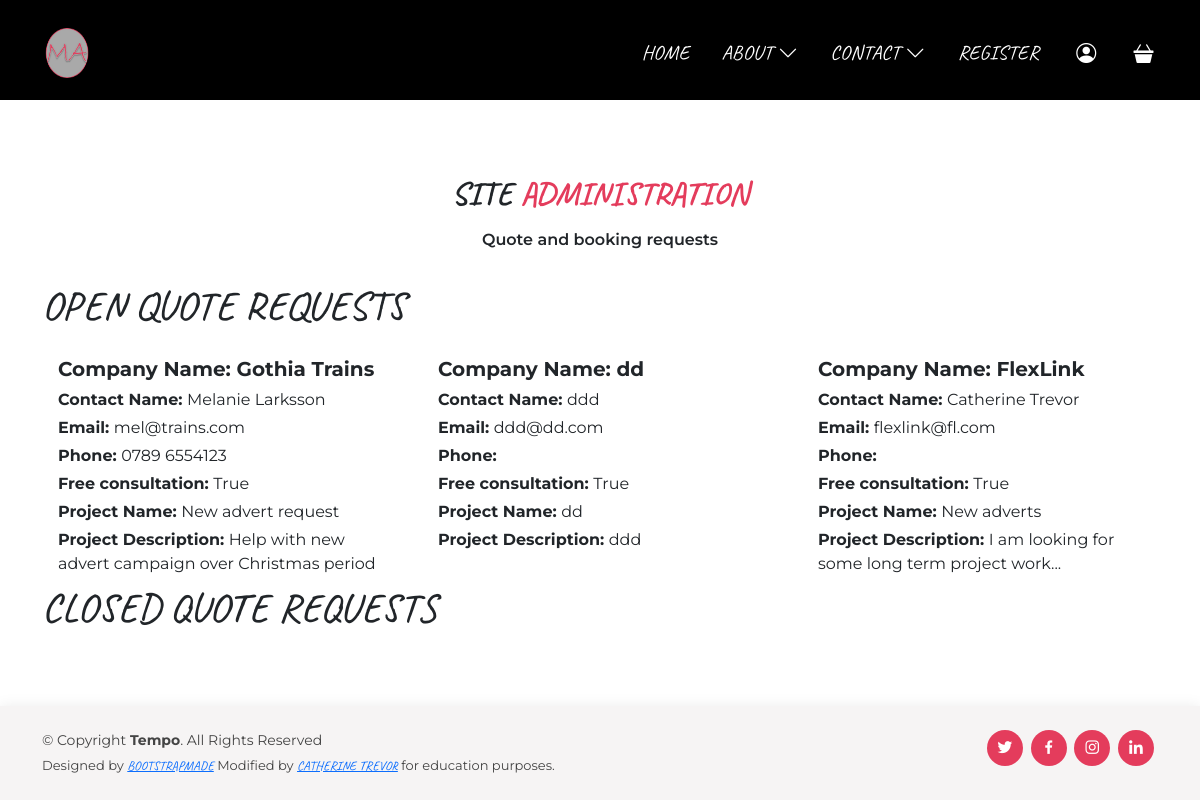
The page /administration/ on the database as committed earlier.
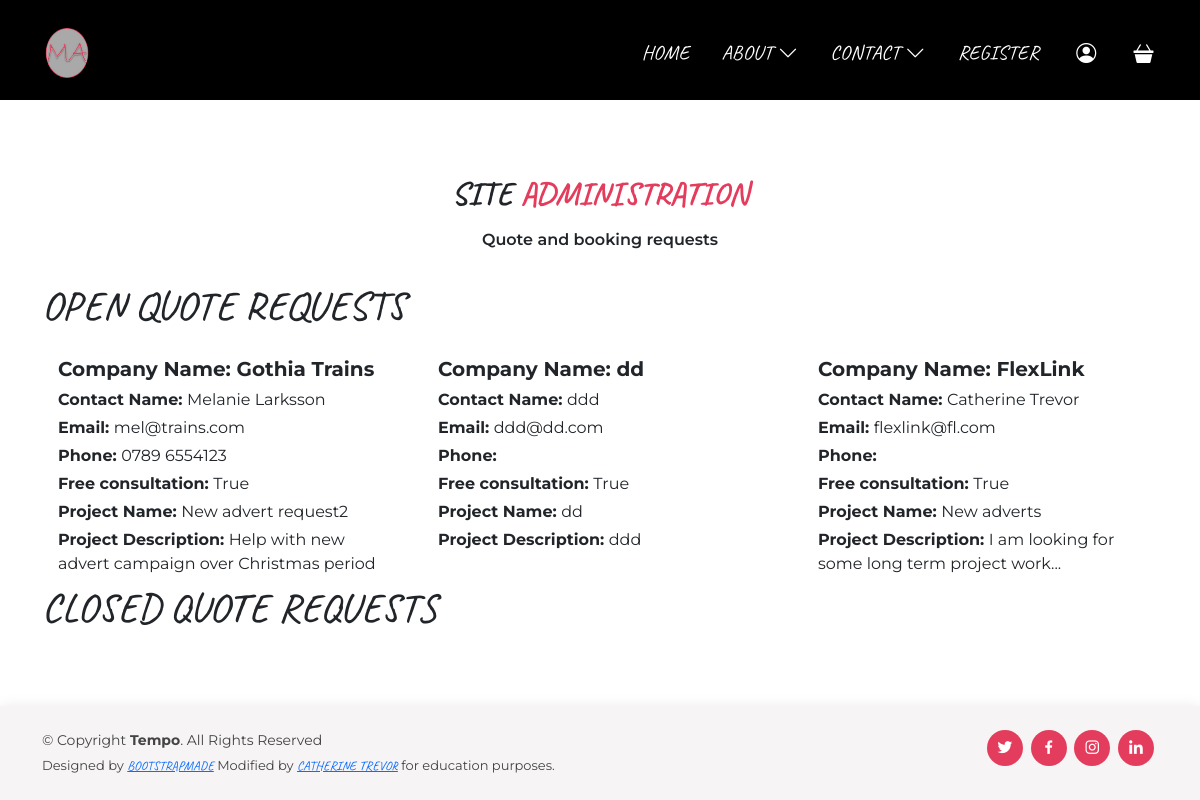
The same page on the database as committed later.
### contact/models.py (models this page shows, shortened)
class QuoteRequest(models.Model):
    status_options = (
        ('1', 'Update quote status'),
        ('2', 'Consultation requested'),
        ('3', 'Consultation booked, query closed'),
        ('4', 'Quote sent, query closed'),
    )
    id = models.BigAutoField(primary_key=True, default=uuid.uuid4())
    company_name = models.CharField(max_length=50, null=False, blank=False)
    full_name = models.CharField(max_length=50, null=False)
    request_date = models.DateTimeField(default=datetime.now)
    email = models.EmailField(max_length=254, null=False, blank=False)
    phone = PhoneField(blank=True)
    free_consultation_request = models.BooleanField()
    project_name = models.CharField(max_length=254)
    project_description = models.CharField(max_length=254)
    request_date = models.DateTimeField(auto_now_add=True)
    status = models.CharField(max_length=254, blank=True,
                              choices=status_options, default=1)
    query_closed = models.BooleanField()
    notes = models.TextField(blank=True)

### administration/views.py (the view)
# urls.py: path('', views.view_quotes, name='view_quotes'),
def view_quotes(request):
    requests = QuoteRequest.objects.all()
    context = {
        'requests': requests,
    }
    return render(request, 'administration/view_quotes.html', context)

### order_basket/contexts.py (called while the page is built, shortened)
def bag_contents(request):
    bag_items = []
    print('Start of process', bag_items)
    total = 0
    product_count = 0
    bag = request.session.get('bag', {})
    if total < settings.FREE_DELIVERY_THRESHOLD:
        delivery = total * Decimal(settings.STANDARD_DELIVERY_PERCENTAGE / 100)
        free_delivery_delta = settings.FREE_DELIVERY_THRESHOLD - total
    else:
        delivery = 0
        free_delivery_delta = 0
    grand_total = delivery + total
    context = {
        'bag_items': bag_items,
        'total': total,
        'product_count': product_count,
        'delivery': delivery,
        'free_delivery_delta': free_delivery_delta,
        'free_delivery_threshold': settings.FREE_DELIVERY_THRESHOLD,
        'grand_total': grand_total,
    }
    print('End of process', bag_items)
    return context

### administration/templates/administration/view_quotes.html (shortened to what this page needs)
{% extends "base.html" %}
{% load static %}
{% block extra_page_header  %}
{% include 'includes/additional_header.html' %}
{% endblock %}
{% block content %}
    <section id="products_overview">
        <div class="container">
            <div class="section-title">
                <h3>Site <span>Administration</span></h3>
                <p>
                    Quote and booking requests
                </p>
                </div>
            <div class="row">
                <h1>
                    Open Quote Requests
                </h1>
                {% for quote in requests %}
                    {% if quote.query_closed == False %}
                        <div class="col-sm-6 col-md-6 col-lg-4 col-xl-4">
                            <div class="card h-200 border-0">
                                <div class="card-body pb-0">
                                    <p class="lead font-weight-bold mb-0">Company Name: {{ quote.company_name }} {{ quote.consultation_status }}</p>
                                </div>
                                <div class="card-footer bg-white pt-0 border-0 text-left">
                                    <div class="row">
                                        <div class="col">
                                            <p class="mt-1 mb-0">
                                                <strong>Contact Name: </strong> {{ quote.full_name }}
                                            </p>
                                            <p class="mt-1 mb-0">
                                                <strong>Email: </strong> {{ quote.email }}
                                            </p>
                                            <p class="mt-1 mb-0">
                                                <strong>Phone: </strong> {{ quote.phone }}
                                            </p>
                                            <p class="mt-1 mb-0">
                                                <strong>Free consultation: </strong>  {{ quote.free_consultation_request }}
                                            </p>
                                            <p class="mt-1 mb-0">
                                                <strong>Project Name: </strong> {% if quote.project_name %} {{ quote.project_name }} {% else %} N/A {% endif %}
                                            </p>
                                            <p class="mt-1 mb-0">
                                                <strong>Project Description: </strong> {% if quote.project_description %} {{ quote.project_description }} {% else %} N/A {% endif %}
                                            </p>
                                        </div>
                                    </div>
                                </div>
                            </div>
                        </div>
                    {% endif %}
                {% endfor %}
            </div>
            <div class="row">
                <h1>
                    Closed Quote Requests
                </h1>
            </div>
        </div>
    </section>
{% endblock %}

Rows that differ between the two databases and show on the page:
changed QuoteRequest "Gothia Trains": project_name "New advert request" → "New advert request2"
